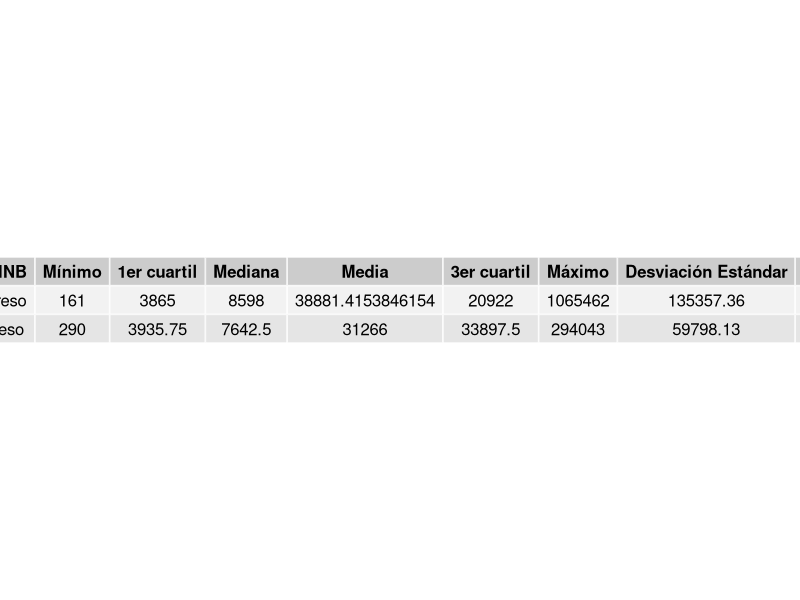
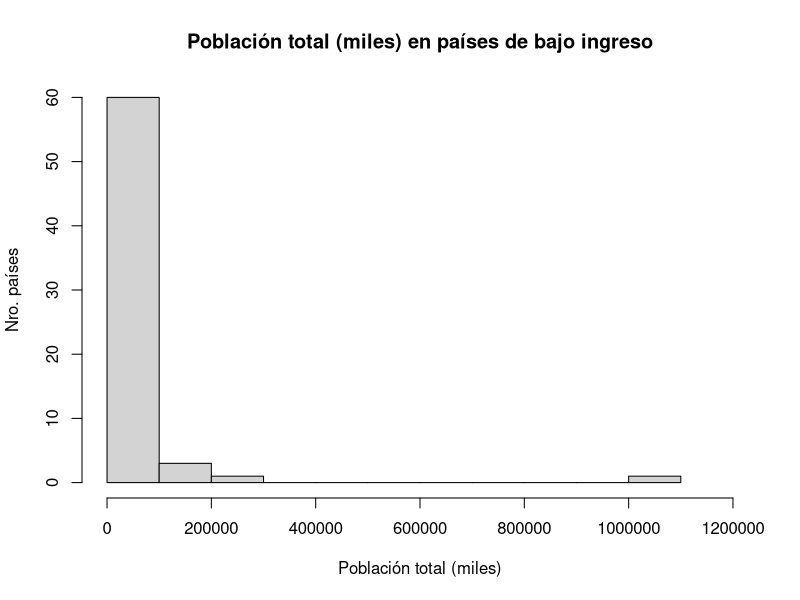
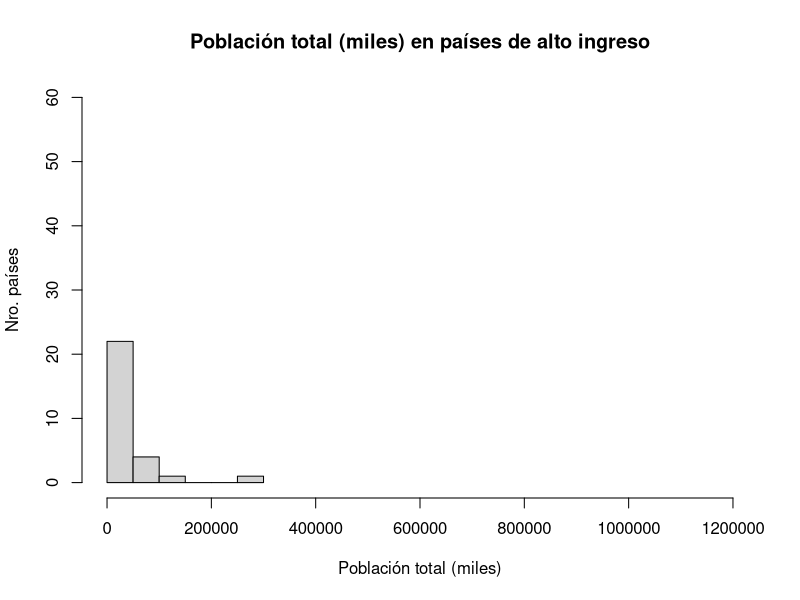

These figures' R source, in order:
# 	
#		ESTADISTICA PARA INGENIEROS - PROYECTO 1
#
#		ACTIVIDAD 3
#
#			Comparación mediante estudio de distribución de la variable "Poblacion total (miles)"
#			entre los países de bajo ingreso y los países de alto ingreso.
#
#		AUTORES:
#			- Jose Acevedo 13-10006
#			- Pablo Betancourt 13-10147

library(gridExtra)
options(scipen=999)

datosUnicef <- read.csv2("Unicef.csv", fileEncoding="latin1", check.names=FALSE)

# Extracción de datos
paisesBajoIngreso <- subset(datosUnicef, datosUnicef$"INB per capita (dolares)"<1035)
paisesAltoIngreso <- subset(datosUnicef, datosUnicef$"INB per capita (dolares)">12616)

# Datos de distribución de población en países de bajo ingreso.
poblacionBajoIngreso <- as.numeric(unlist(paisesBajoIngreso["Poblacion total (miles)"]))
poblacionBajoIngresoDatos<-summary(poblacionBajoIngreso)
rango <- max(poblacionBajoIngreso) - min(poblacionBajoIngreso)
poblacionBajoIngresoDatos <- c("Bajo Ingreso",poblacionBajoIngresoDatos, round(sd(poblacionBajoIngreso), digits=2), rango)

# Datos de distribución de población en países de alto ingreso.
poblacionAltoIngreso <- as.numeric(unlist(paisesAltoIngreso["Poblacion total (miles)"]))
poblacionAltoIngresoDatos<-summary(poblacionAltoIngreso)
rango <- max(poblacionAltoIngreso) - min(poblacionAltoIngreso)
poblacionAltoIngresoDatos <- c("Alto Ingreso",poblacionAltoIngresoDatos, round(sd(poblacionAltoIngreso), digits=2), rango)

# Tabla de comparación entre INB de países de bajo ingreso y países de alto ingreso.
datos <- c(poblacionBajoIngresoDatos, poblacionAltoIngresoDatos)
tabla <- matrix(datos, ncol=9, byrow=TRUE)
colnames(tabla) <- c("Tipo de INB","Mínimo","1er cuartil","Mediana","Media","3er cuartil","Máximo","Desviación Estándar","Rango")
tabla <- as.table(tabla)
row.names(tabla)=NULL
jpeg("A3_Tabla5_PoblacionTotal.jpeg",height=200,width=800)
grid.table(tabla)

# Histograma para países de bajo ingreso
jpeg("A3_Histograma15_PoblacionTotal_BajoIngreso.jpeg")
hist(poblacionBajoIngreso,
	main="Población total (miles) en países de bajo ingreso",
	xlab="Población total (miles)",
	ylab="Nro. países",
	xlim=c(0,1200000),
	ylim=c(0,60)
)

# Histograma para países de alto ingreso
jpeg("A3_Histograma16_PoblacionTotal_AltoIngreso.jpeg")
hist(poblacionAltoIngreso,
	main="Población total (miles) en países de alto ingreso",
	xlab="Población total (miles)",
	ylab="Nro. países",
	xlim=c(0,1200000),
	ylim=c(0,60)
)